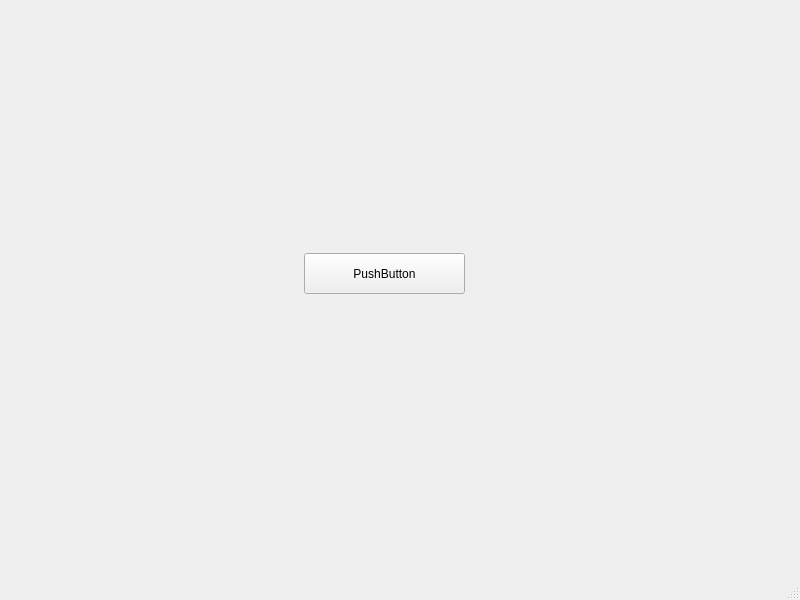
<?xml version="1.0" encoding="UTF-8"?>
<ui version="4.0">
 <class>MainWindow</class>
 <widget class="QMainWindow" name="MainWindow">
  <property name="geometry">
   <rect>
    <x>0</x>
    <y>0</y>
    <width>800</width>
    <height>600</height>
   </rect>
  </property>
  <property name="windowTitle">
   <string>MainWindow</string>
  </property>
  <widget class="QWidget" name="centralwidget">
   <widget class="QPushButton" name="pushButton">
    <property name="geometry">
     <rect>
      <x>304</x>
      <y>253</y>
      <width>161</width>
      <height>41</height>
     </rect>
    </property>
    <property name="text">
     <string>PushButton</string>
    </property>
    <property name="icon">
     <iconset>
      <normaloff>:/icon/C:/Users/User/Downloads/pyside6-source/designer/animal-penguin.png</normaloff>:/icon/C:/Users/User/Downloads/pyside6-source/designer/animal-penguin.png</iconset>
    </property>
   </widget>
  </widget>
  <widget class="QMenuBar" name="menubar">
   <property name="geometry">
    <rect>
     <x>0</x>
     <y>0</y>
     <width>800</width>
     <height>22</height>
    </rect>
   </property>
  </widget>
  <widget class="QStatusBar" name="statusbar"/>
 </widget>
 <resources>
  <include location="res.qrc"/>
 </resources>
 <connections/>
</ui>
